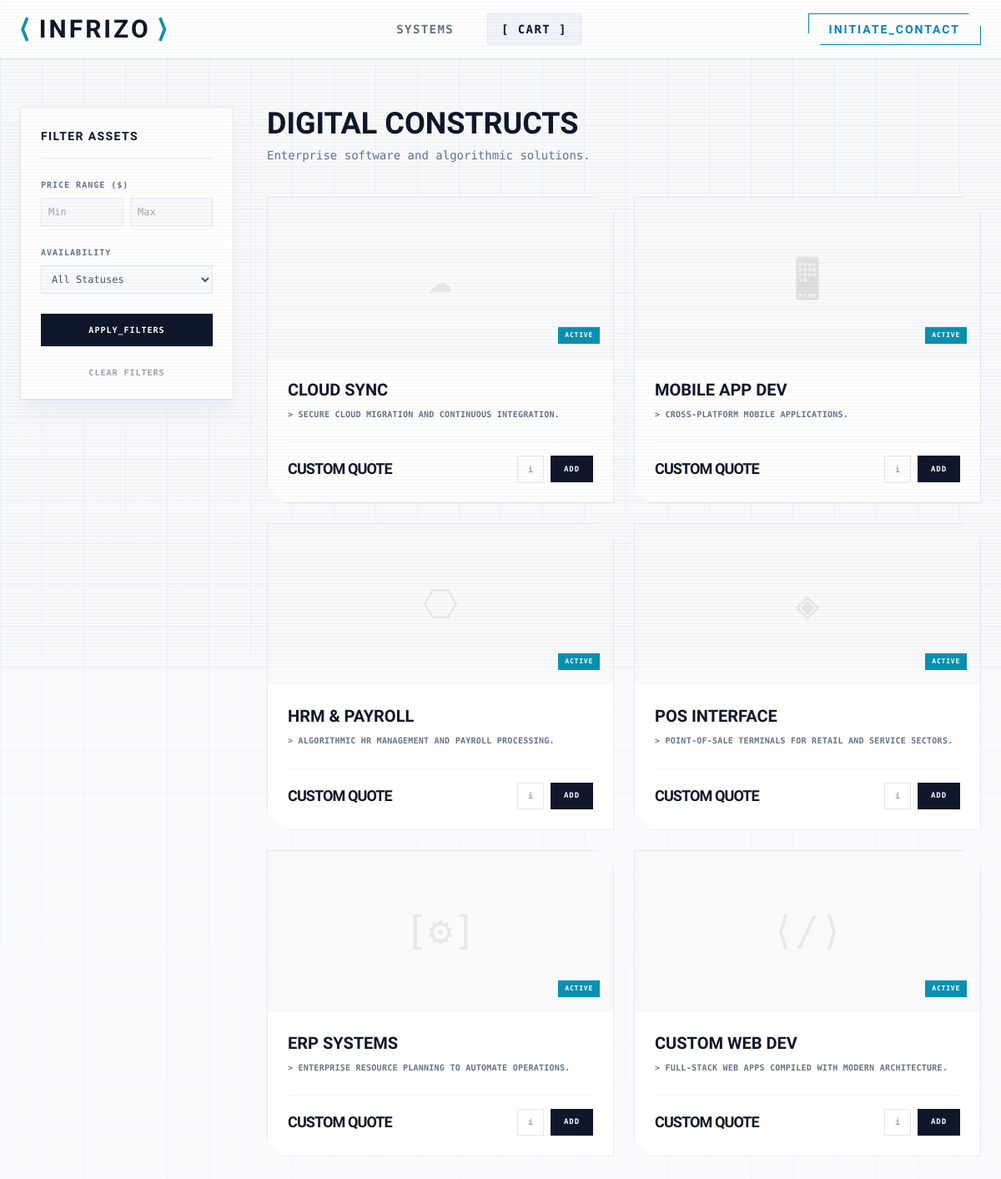
The app's page /category.php?slug=software with its own data.
### tables this page shows
CREATE TABLE `categories` (
  `id` int NOT NULL AUTO_INCREMENT,
  `name` varchar(100) NOT NULL,
  `slug` varchar(100) NOT NULL,
  `description` text,
  `status` enum('Active','Hidden') DEFAULT 'Active',
  `created_at` timestamp NULL DEFAULT CURRENT_TIMESTAMP,
  `updated_at` timestamp NULL DEFAULT CURRENT_TIMESTAMP ON UPDATE CURRENT_TIMESTAMP,
  PRIMARY KEY (`id`),
  UNIQUE KEY `slug` (`slug`)
);

CREATE TABLE `products` (
  `id` int NOT NULL AUTO_INCREMENT,
  `category_id` int NOT NULL,
  `sku` varchar(50) NOT NULL,
  `name` varchar(100) NOT NULL,
  `slug` varchar(100) NOT NULL,
  `short_description` varchar(255) DEFAULT NULL,
  `list_description` json DEFAULT NULL,
  `full_description` text,
  `price_numeric` decimal(10,2) DEFAULT '0.00',
  `price_display` varchar(50) DEFAULT NULL,
  `icon` varchar(50) DEFAULT NULL,
  `image` varchar(255) DEFAULT NULL,
  `meta_title` varchar(150) DEFAULT NULL,
  `meta_description` text,
  `status` enum('Active','Maintenance','In Stock','Low Stock','Out of Stock','Hidden') DEFAULT 'Active',
  `created_at` timestamp NULL DEFAULT CURRENT_TIMESTAMP,
  `updated_at` timestamp NULL DEFAULT CURRENT_TIMESTAMP ON UPDATE CURRENT_TIMESTAMP,
  PRIMARY KEY (`id`),
  UNIQUE KEY `sku` (`sku`),
  UNIQUE KEY `slug` (`slug`),
  KEY `fk_product_category` (`category_id`),
  CONSTRAINT `fk_product_category`
    FOREIGN KEY (`category_id`) REFERENCES `categories` (`id`) ON DELETE CASCADE
);

### category.php (the view, shortened to what this page needs)
<?php
require_once 'includes/header.php';
$slug = $_GET['slug'] ?? '';
$stmt = $pdo->prepare("SELECT * FROM categories WHERE slug = ?");
$stmt->execute([$slug]);
$category = $stmt->fetch();
$min_price = $_GET['min_price'] ?? '';
$max_price = $_GET['max_price'] ?? '';
$limit = 12;
$page = isset($_GET['p']) ? max(1, (int)$_GET['p']) : 1;
$offset = ($page - 1) * $limit;
$query = "SELECT * FROM products WHERE category_id = :cat_id AND status != 'Hidden'";
$params = [':cat_id' => $category['id']];
$query .= " ORDER BY id DESC LIMIT $limit OFFSET $offset";
$stmt = $pdo->prepare($query);
$stmt->execute($params);
$products = $stmt->fetchAll();
$accentColor = 'cyan';
?>
<main class="pt-32 pb-20 px-6 max-w-7xl mx-auto min-h-screen">
    <div class="flex flex-col md:flex-row gap-10">
        <aside class="w-full md:w-64 shrink-0 bg-white border border-slate-200 p-6 self-start sticky top-32 shadow-xl shadow-slate-200/50">
            <h3 class="text-slate-900 font-bold tracking-widest text-sm uppercase border-b border-slate-200 pb-4 mb-6">Filter Assets</h3>
            <form method="GET" action="category.php" class="space-y-6">
                <div>
                    <label class="block text-[10px] font-bold text-slate-500 uppercase tracking-widest mb-2">Price Range ($)</label>
                    <div class="flex gap-2">
                        <input type="number" name="min_price" value="<?= htmlspecialchars($min_price) ?>" placeholder="Min" class="w-full p-2 text-xs border border-slate-200 bg-slate-50 focus:border-cyan-500 focus:outline-none">
                        <input type="number" name="max_price" value="<?= htmlspecialchars($max_price) ?>" placeholder="Max" class="w-full p-2 text-xs border border-slate-200 bg-slate-50 focus:border-cyan-500 focus:outline-none">
                    </div>
                </div>
                <div>
                    <label class="block text-[10px] font-bold text-slate-500 uppercase tracking-widest mb-2">Availability</label>
                    <select name="status" class="w-full p-2 text-xs border border-slate-200 bg-slate-50 focus:border-cyan-500 focus:outline-none">
                        <option value="">All Statuses</option>
                    </select>
                </div>
                <button type="submit" class="w-full bg-slate-900 text-white text-[10px] font-bold uppercase tracking-widest py-3 hover:bg-cyan-600 transition-colors">APPLY_FILTERS</button>
                <a href="category.php?slug=<?= htmlspecialchars($slug) ?>" class="block text-center mt-2 text-[10px] font-bold text-slate-400 hover:text-red-500 uppercase tracking-widest">Clear Filters</a>
            </form>
        </aside>
        <div class="flex-1">
            <div class="mb-10">
                <h1 class="text-4xl font-robot font-bold text-slate-900 uppercase"><?= htmlspecialchars($category['name']) ?></h1>
                <p class="text-slate-500 mt-2 text-sm"><?= htmlspecialchars($category['description']) ?></p>
            </div>
            <?php if(empty($products)): ?>
                <div class="p-10 border border-slate-200 text-center text-slate-400 font-mono text-sm tracking-widest uppercase bg-white">[ NO ASSETS FOUND MATCHING PARAMETERS ]</div>
            <?php else: ?>
                <div class="grid lg:grid-cols-2 xl:grid-cols-3 gap-6">
                    <?php foreach($products as $p): ?>
                        <div class="sci-fi-card group flex flex-col bg-white border border-slate-200 hover:shadow-2xl transition-all duration-500">
                            <div class="relative h-48 w-full overflow-hidden bg-slate-50 border-b border-slate-100">
                                <?php if(!empty($p['image'])): ?>
                                    <img src="uploads/<?= htmlspecialchars($p['image']) ?>" class="w-full h-full object-cover transition-transform duration-700 group-hover:scale-110 grayscale group-hover:grayscale-0">
                                <?php else: ?>
                                    <div class="w-full h-full flex items-center justify-center text-5xl opacity-10 grayscale"><?= $p['icon'] ?></div>
                                <?php endif; ?>
                                <div class="absolute bottom-4 right-4 bg-<?= $accentColor ?>-600 text-white text-[8px] px-2 py-1 font-bold tracking-widest uppercase animate-pulse"><?= $p['status'] ?></div>
                            </div>
                            <div class="p-6 flex-1 flex flex-col">
                                <h3 class="text-xl font-robot font-bold text-slate-900 group-hover:text-<?= $accentColor ?>-600 transition-colors mb-2"><?= htmlspecialchars($p['name']) ?></h3>
                                <p class="text-[10px] text-slate-500 leading-relaxed mb-6 font-bold uppercase tracking-wide line-clamp-2">&gt; <?= htmlspecialchars($p['short_description']) ?></p>
                                <div class="mt-auto flex items-center justify-between border-t border-slate-100 pt-4">
                                    <span class="text-lg font-robot font-bold text-slate-900 tracking-tighter"><?= htmlspecialchars($p['price_display']) ?></span>
                                    <div class="flex gap-2">
                                        <a href="product.php?slug=<?= $p['slug'] ?>" class="flex items-center justify-center w-8 h-8 border border-slate-200 text-slate-400 hover:border-<?= $accentColor ?>-500 hover:text-<?= $accentColor ?>-500 transition-all bg-white shadow-sm" title="Technical Specs">
                                            <span class="text-[10px] font-bold">i</span>
                                        </a>
                                        <form method="POST" action="cart_action.php" class="flex items-stretch m-0">
                                            <button type="submit" name="add_to_cart" class="px-4 bg-slate-900 text-white text-[9px] font-bold tracking-[0.1em] uppercase hover:bg-<?= $accentColor ?>-600 transition-all">ADD</button>
                                        </form>
                                    </div>
                                </div>
                            </div>
                        </div>
                    <?php endforeach; ?>
                </div>
            <?php endif; ?>
        </div>
    </div>
</main>
<?php require_once 'includes/footer.php'; ?>

### assets/css/style.css (style rules this page uses)
:root { --bg-deep: #f8fafc; --neon-cyan: #0284c7; --neon-purple: #7c3aed; --neon-red: #e11d48; --panel-bg: rgba(255, 255, 255, 0.85); --hud-border: rgba(2, 132, 199, 0.3); --text-main: #0f172a; --text-muted: #475569; }
body { font-family: 'Share Tech Mono', monospace; background-color: var(--bg-deep); color: var(--text-muted); overflow-x: hidden; }
h1, h2, h3, .font-robot { font-family: 'Rajdhani', sans-serif; text-transform: uppercase; color: var(--text-main); }
.sci-fi-card { background: var(--panel-bg); border: 1px solid var(--hud-border); clip-path: polygon(0 0, calc(100% - 20px) 0, 100% 20px, 100% 100%, 20px 100%, 0 calc(100% - 20px)); position: relative; transition: all 0.3s cubic-bezier(0.4, 0, 0.2, 1); backdrop-filter: blur(10px); box-shadow: 0 4px 6px -1px rgba(0, 0, 0, 0.05); }
.sci-fi-card::before { content: ''; position: absolute; top: 0; left: 0; width: 10px; height: 10px; border-top: 2px solid var(--neon-cyan); border-left: 2px solid var(--neon-cyan); opacity: 0; transition: opacity 0.3s; }

### records on screen
categories: name "DIGITAL CONSTRUCTS", description "Enterprise software and algorithmic solutions."
products: status "ACTIVE", name "CLOUD SYNC", short_description "SECURE CLOUD MIGRATION AND CONTINUOUS INTEGRATION.", price_display "CUSTOM QUOTE"
products: icon "📱", status "ACTIVE", name "MOBILE APP DEV", short_description "CROSS-PLATFORM MOBILE APPLICATIONS.", price_display "CUSTOM QUOTE"
products: status "ACTIVE", name "HRM & PAYROLL", short_description "ALGORITHMIC HR MANAGEMENT AND PAYROLL PROCESSING.", price_display "CUSTOM QUOTE"
products: status "ACTIVE", name "POS INTERFACE", short_description "POINT-OF-SALE TERMINALS FOR RETAIL AND SERVICE SECTORS.", price_display "CUSTOM QUOTE"
products: status "ACTIVE", name "ERP SYSTEMS", short_description "ENTERPRISE RESOURCE PLANNING TO AUTOMATE OPERATIONS.", price_display "CUSTOM QUOTE"
products: status "ACTIVE", name "CUSTOM WEB DEV", short_description "FULL-STACK WEB APPS COMPILED WITH MODERN ARCHITECTURE.", price_display "CUSTOM QUOTE"

### other values on screen
$site_name "INFRIZO"
